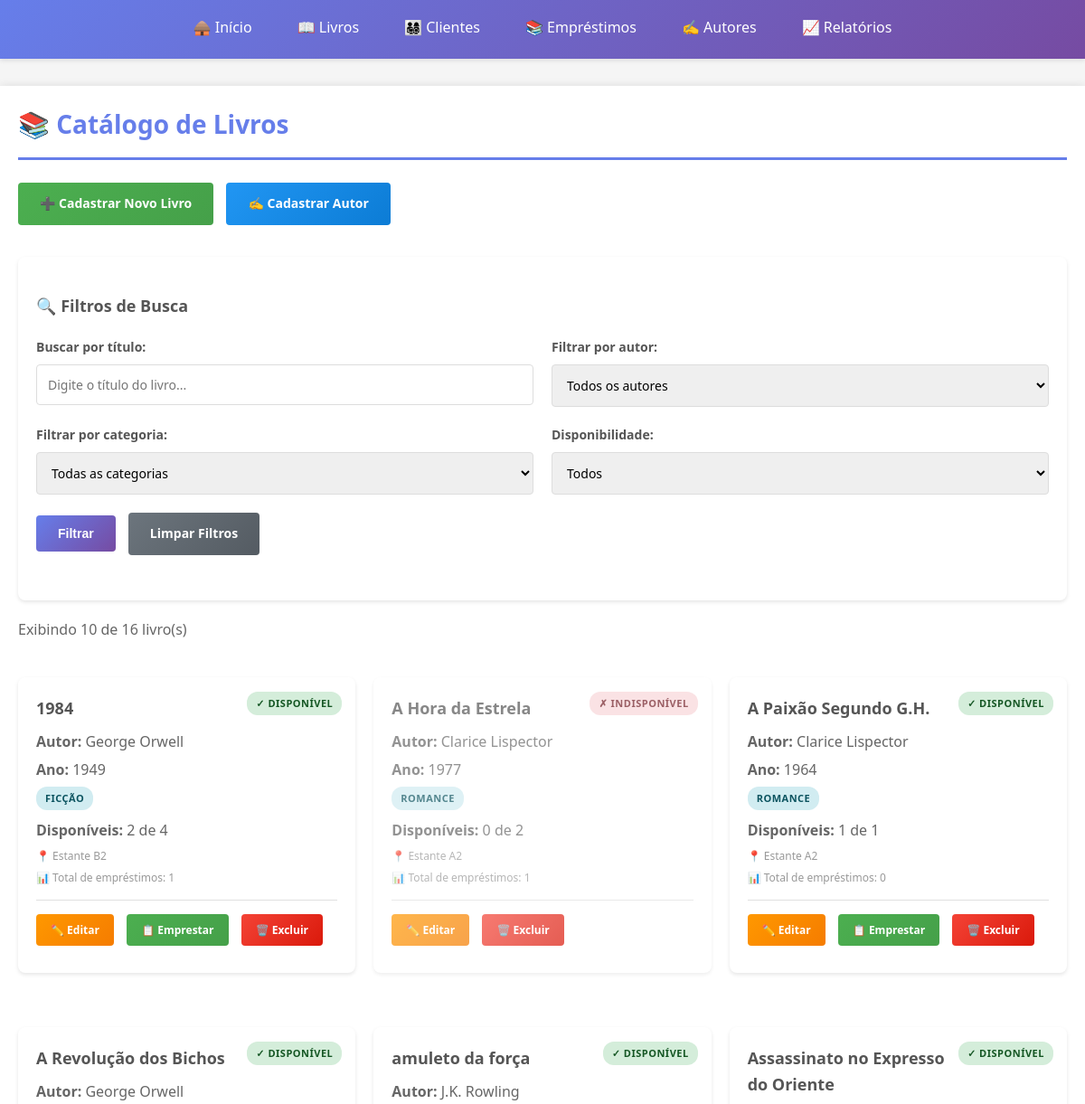
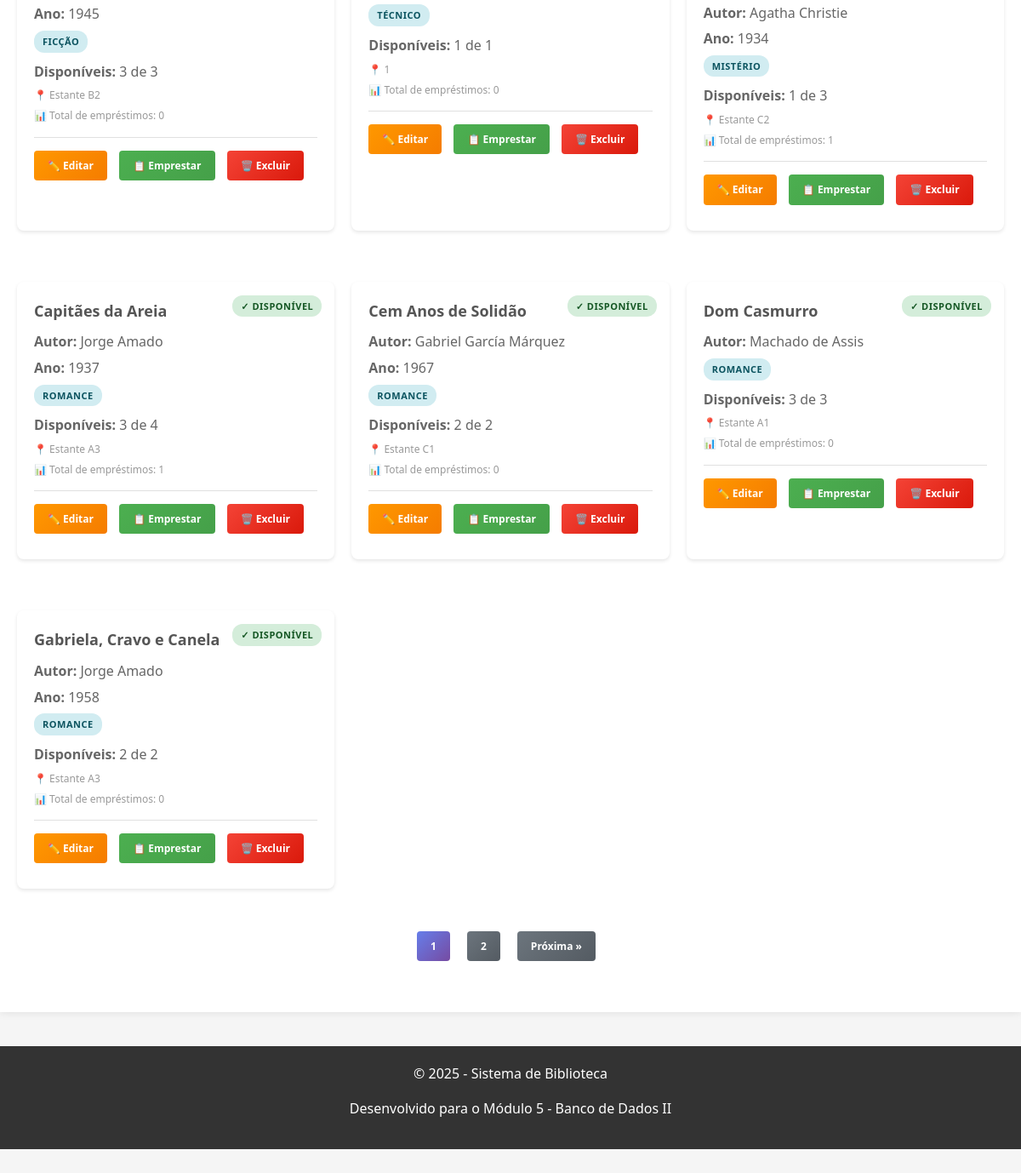
Screenshot of /livros_listar.php with the database file from the repository (2 pictures, top to bottom).
### tables this page shows
CREATE TABLE `livros` (
  `id` int(11) NOT NULL,
  `titulo` varchar(200) NOT NULL,
  `autor_id` int(11) NOT NULL,
  `isbn` varchar(20) DEFAULT NULL,
  `ano_publicacao` year(4) DEFAULT NULL,
  `editora` varchar(100) DEFAULT NULL,
  `numero_paginas` int(11) DEFAULT NULL,
  `quantidade_total` int(11) DEFAULT 1,
  `quantidade_disponivel` int(11) DEFAULT 1,
  `categoria` varchar(50) DEFAULT NULL,
  `localizacao` varchar(50) DEFAULT NULL,
  `capa` varchar(255) DEFAULT NULL,
  `created_at` timestamp NOT NULL DEFAULT current_timestamp(),
  `updated_at` timestamp NOT NULL DEFAULT current_timestamp() ON UPDATE current_timestamp()
);

CREATE TABLE `autores` (
  `id` int(11) NOT NULL,
  `nome` varchar(150) NOT NULL,
  `nacionalidade` varchar(50) DEFAULT NULL,
  `data_nascimento` date DEFAULT NULL,
  `biografia` text DEFAULT NULL,
  `created_at` timestamp NOT NULL DEFAULT current_timestamp(),
  `updated_at` timestamp NOT NULL DEFAULT current_timestamp() ON UPDATE current_timestamp()
);

### livros_listar.php (the view, shortened to what this page needs)
<?php
require_once 'includes/header.php';
$db = Database::getInstance();
$pdo = $db->getConnection();
$por_pagina = REGISTROS_POR_PAGINA;
$pagina_atual = isset($_GET['pagina']) ? max(1, (int)$_GET['pagina']) : 1;
$offset = ($pagina_atual - 1) * $por_pagina;
$filtro_busca = isset($_GET['busca']) ? limparInput($_GET['busca']) : '';
$filtro_autor = isset($_GET['autor']) ? (int)$_GET['autor'] : 0;
$filtro_categoria = isset($_GET['categoria']) ? limparInput($_GET['categoria']) : '';
$filtro_disponivel = isset($_GET['disponivel']) ? (int)$_GET['disponivel'] : 0;
try {
    $where_clauses = [];
    $params = [];
    $where_sql = count($where_clauses) > 0 ? " WHERE " . implode(" AND ", $where_clauses) : "";
    $stmt = $pdo->prepare("SELECT COUNT(*) FROM livros l $where_sql");
    $stmt->execute($params);
    $total_registros = $stmt->fetchColumn();
    $total_paginas = ceil($total_registros / $por_pagina);
    $sql = "
        SELECT
            l.*,
            a.nome AS autor_nome,
            a.nacionalidade AS autor_nacionalidade,
            (SELECT COUNT(*) FROM emprestimos WHERE livro_id = l.id) AS total_emprestimos,
            (SELECT COUNT(*) FROM emprestimos WHERE livro_id = l.id AND status = 'Ativo') AS emprestimos_ativos
        FROM livros l
        INNER JOIN autores a ON l.autor_id = a.id
        $where_sql
        ORDER BY l.titulo
        LIMIT :limite OFFSET :offset
    ";
    $stmt = $pdo->prepare($sql);
    $stmt->bindValue(':limite', $por_pagina, PDO::PARAM_INT);
    $stmt->bindValue(':offset', $offset, PDO::PARAM_INT);
    $stmt->execute();
    $livros = $stmt->fetchAll();
?>
    <h1>📚 Catálogo de Livros</h1>
    <div style="margin-bottom: 25px;">
        <a href="livro_novo.php" class="btn btn-success">
            ➕ Cadastrar Novo Livro
        </a>
        <a href="autor_novo.php" class="btn btn-info">
            ✍️ Cadastrar Autor
        </a>
    </div>
    <div class="card">
        <h3>🔍 Filtros de Busca</h3>
        <form method="GET" action="livros.php" style="background: transparent; padding: 0;">
            <div class="row">
                <div class="col">
                    <div class="form-group">
                        <label for="busca">Buscar por título:</label>
                        <input
                            type="text"
                            id="busca"
                            name="busca"
                            value="<?= htmlspecialchars($filtro_busca) ?>"
                            placeholder="Digite o título do livro..."
                        >
                    </div>
                </div>
                <div class="col">
                    <div class="form-group">
                        <label for="autor">Filtrar por autor:</label>
                        <select id="autor" name="autor">
                            <option value="0">Todos os autores</option>
                        </select>
                    </div>
                </div>
            </div>
            <div class="row">
                <div class="col">
                    <div class="form-group">
                        <label for="categoria">Filtrar por categoria:</label>
                        <select id="categoria" name="categoria">
                            <option value="">Todas as categorias</option>
                        </select>
                    </div>
                </div>
                <div class="col">
                    <div class="form-group">
                        <label for="disponivel">Disponibilidade:</label>
                        <select id="disponivel" name="disponivel">
                            <option value="0">Todos</option>
                        </select>
                    </div>
                </div>
            </div>
            <button type="submit" class="btn">Filtrar</button>
            <a href="livros.php" class="btn btn-secondary">Limpar Filtros</a>
        </form>
    </div>
    <p style="color: #666; margin: 20px 0;">
        <?php if ($total_registros > 0): ?>
            Exibindo <?= count($livros) ?> de <?= $total_registros ?> livro(s)
        <?php else: ?>
            Nenhum livro encontrado
        <?php endif; ?>
    </p>
    <?php if (count($livros) > 0): ?>
        <div style="display: grid; grid-template-columns: repeat(auto-fill, minmax(300px, 1fr)); gap: 20px; margin-bottom: 30px;">
            <?php foreach ($livros as $livro):
                $disponivel = $livro['quantidade_disponivel'] > 0;
            ?>
                <div class="card" style="position: relative; <?= !$disponivel ? 'opacity: 0.7;' : '' ?>">
                    <div style="position: absolute; top: 15px; right: 15px;">
                        <?php if ($disponivel): ?>
                            <span class="badge badge-success">
                                ✓ Disponível
                            </span>
                        <?php else: ?>
                            <span class="badge badge-danger">
                                ✗ Indisponível
                            </span>
                        <?php endif; ?>
                    </div>
                    <h3 style="margin: 0 0 10px 0; padding-right: 100px;">
                        <?= htmlspecialchars($livro['titulo']) ?>
                    </h3>
                    <p style="color: #666; margin: 5px 0;">
                        <strong>Autor:</strong> <?= htmlspecialchars($livro['autor_nome']) ?>
                    </p>
                    <?php if ($livro['ano_publicacao']): ?>
                        <p style="color: #666; margin: 5px 0;">
                            <strong>Ano:</strong> <?= $livro['ano_publicacao'] ?>
                        </p>
                    <?php endif; ?>
                    <?php if ($livro['categoria']): ?>
                        <p style="margin: 5px 0;">
                            <span class="badge badge-info">
                                <?= htmlspecialchars($livro['categoria']) ?>
                            </span>
                        </p>
                    <?php endif; ?>
                    <p style="color: #666; margin: 10px 0 5px 0;">
                        <strong>Disponíveis:</strong>
                        <?= $livro['quantidade_disponivel'] ?> de <?= $livro['quantidade_total'] ?>
                    </p>
                    <?php if ($livro['localizacao']): ?>
                        <p style="color: #999; font-size: 12px; margin: 5px 0;">
                            📍 <?= htmlspecialchars($livro['localizacao']) ?>
                        </p>
                    <?php endif; ?>
                    <p style="color: #999; font-size: 12px; margin: 5px 0;">
                        📊 Total de empréstimos: <?= $livro['total_emprestimos'] ?>
                    </p>
                    <div style="margin-top: 15px; padding-top: 15px; border-top: 1px solid #e0e0e0;">
                        <a href="livro_editar.php?id=<?= $livro['id'] ?>"
                           class="btn btn-warning btn-small">
                            ✏️ Editar
                        </a>
                        <?php if ($disponivel): ?>
                            <a href="emprestimo_novo.php?livro_id=<?= $livro['id'] ?>"
                               class="btn btn-success btn-small">
                                📋 Emprestar
                            </a>
                        <?php endif; ?>
                        <a href="livro_excluir.php?id=<?= $livro['id'] ?>"
                           class="btn btn-danger btn-small confirm-delete">
                            🗑️ Excluir
                        </a>
                    </div>
                </div>
            <?php endforeach; ?>
        </div>
        <?php if ($total_paginas > 1): ?>
            <div style="display: flex; justify-content: center; gap: 10px; margin: 30px 0;">
                <?php for ($i = 1; $i <= $total_paginas; $i++): ?>
                    <?php if ($i == $pagina_atual): ?>
                        <span class="btn btn-small"><?= $i ?></span>
                    <?php else: ?>
                        <a href="?pagina=<?= $i ?>&busca=<?= urlencode($filtro_busca) ?>&autor=<?= $filtro_autor ?>&categoria=<?= urlencode($filtro_categoria) ?>&disponivel=<?= $filtro_disponivel ?>"
                           class="btn btn-secondary btn-small">
                            <?= $i ?>
                        </a>
                    <?php endif; ?>
                <?php endfor; ?>
                <?php if ($pagina_atual < $total_paginas): ?>
                    <a href="?pagina=<?= $pagina_atual + 1 ?>&busca=<?= urlencode($filtro_busca) ?>&autor=<?= $filtro_autor ?>&categoria=<?= urlencode($filtro_categoria) ?>&disponivel=<?= $filtro_disponivel ?>"
                       class="btn btn-secondary btn-small">
                        Próxima »
                    </a>
                <?php endif; ?>
            </div>
        <?php endif; ?>
    <?php endif; ?>
<?php
} catch (PDOException $e) {
    exibirMensagem('erro', 'Erro ao carregar livros: ' . $e->getMessage());
}
require_once 'includes/footer.php';
?>

### includes/header.php (style rules this page uses)
* { margin: 0; padding: 0; box-sizing: border-box; }
body { font-family: 'Segoe UI', Tahoma, Geneva, Verdana, sans-serif; background-color: #f5f5f5; color: #333; line-height: 1.6; padding-bottom: 60px; }
h1 { color: #667eea; margin-bottom: 25px; padding-bottom: 15px; border-bottom: 3px solid #667eea; font-size: 28px; }
h3 { color: #555; margin: 20px 0 10px 0; font-size: 18px; }
p { margin-bottom: 15px; }
form { background-color: #f9f9f9; padding: 25px; border-radius: 8px; margin: 20px 0; }
label { display: block; margin-bottom: 8px; color: #555; font-weight: 600; font-size: 14px; }
input[type="text"], input[type="email"], input[type="tel"], input[type="date"], input[type="number"], select, textarea { width: 100%; padding: 12px; border: 1px solid #ddd; border-radius: 4px; font-size: 14px; transition: border-color 0.3s; font-family: inherit; }
.form-group { margin-bottom: 20px; }
.btn { display: inline-block; padding: 12px 24px; background: linear-gradient(135deg, #667eea 0%, #764ba2 100%); color: white; text-decoration: none; border: none; border-radius: 4px; cursor: pointer; font-size: 14px; font-weight: 600; transition: all 0.3s ease; margin-right: 10px; margin-bottom: 10px; }
.btn-success { background: linear-gradient(135deg, #4CAF50 0%, #45a049 100%); }
.btn-danger { background: linear-gradient(135deg, #f44336 0%, #da190b 100%); }
.btn-warning { background: linear-gradient(135deg, #ff9800 0%, #f57c00 100%); }
.btn-info { background: linear-gradient(135deg, #2196F3 0%, #0c7cd5 100%); }
.btn-secondary { background: linear-gradient(135deg, #6c757d 0%, #545b62 100%); }
.btn-small { padding: 8px 16px; font-size: 12px; }
.badge { display: inline-block; padding: 4px 10px; border-radius: 12px; font-size: 11px; font-weight: 600; text-transform: uppercase; letter-spacing: 0.5px; }
.badge-success { background-color: #d4edda; color: #155724; }
.badge-danger { background-color: #f8d7da; color: #721c24; }
.badge-info { background-color: #d1ecf1; color: #0c5460; }
.card { background-color: white; border-radius: 8px; box-shadow: 0 2px 4px rgba(0,0,0,0.1); padding: 20px; margin: 20px 0; }
.row { display: flex; flex-wrap: wrap; margin: 0 -10px; }
.col { flex: 1; padding: 0 10px; min-width: 250px; }

### rows the page displays
livros: shows "✓ DISPONÍVEL", titulo "1984", autor.nome "George Orwell", ano_publicacao "1949", categoria "FICÇÃO", quantidade_disponivel "2", quantidade_total "4", localizacao "Estante B2", total_emprestimos "1"
livros: shows "✗ INDISPONÍVEL", titulo "A Hora da Estrela", autor.nome "Clarice Lispector", ano_publicacao "1977", categoria "ROMANCE", quantidade_disponivel "0", quantidade_total "2", localizacao "Estante A2", total_emprestimos "1"
livros: shows "✓ DISPONÍVEL", titulo "A Paixão Segundo G.H.", autor.nome "Clarice Lispector", ano_publicacao "1964", categoria "ROMANCE", quantidade_disponivel "1", quantidade_total "1", localizacao "Estante A2", total_emprestimos "0"
livros: shows "✓ DISPONÍVEL", titulo "A Revolução dos Bichos", autor.nome "George Orwell", ano_publicacao "1945", categoria "FICÇÃO", quantidade_disponivel "3", quantidade_total "3", localizacao "Estante B2", total_emprestimos "0"
livros: shows "✓ DISPONÍVEL", titulo "amuleto da força", autor.nome "J.K. Rowling", categoria "TÉCNICO", quantidade_disponivel "1", quantidade_total "1", localizacao "1", total_emprestimos "0"
livros: shows "✓ DISPONÍVEL", titulo "Assassinato no Expresso do Oriente", autor.nome "Agatha Christie", ano_publicacao "1934", categoria "MISTÉRIO", quantidade_disponivel "1", quantidade_total "3", localizacao "Estante C2", total_emprestimos "1"
livros: shows "✓ DISPONÍVEL", titulo "Capitães da Areia", autor.nome "Jorge Amado", ano_publicacao "1937", categoria "ROMANCE", quantidade_disponivel "3", quantidade_total "4", localizacao "Estante A3", total_emprestimos "1"
livros: shows "✓ DISPONÍVEL", titulo "Cem Anos de Solidão", autor.nome "Gabriel García Márquez", ano_publicacao "1967", categoria "ROMANCE", quantidade_disponivel "2", quantidade_total "2", localizacao "Estante C1", total_emprestimos "0"
livros: shows "✓ DISPONÍVEL", titulo "Dom Casmurro", autor.nome "Machado de Assis", categoria "ROMANCE", quantidade_disponivel "3", quantidade_total "3", localizacao "Estante A1", total_emprestimos "0"
livros: shows "✓ DISPONÍVEL", titulo "Gabriela, Cravo e Canela", autor.nome "Jorge Amado", ano_publicacao "1958", categoria "ROMANCE", quantidade_disponivel "2", quantidade_total "2", localizacao "Estante A3", total_emprestimos "0"

### other values shown
count($livros) "10"
$total_registros "16"
